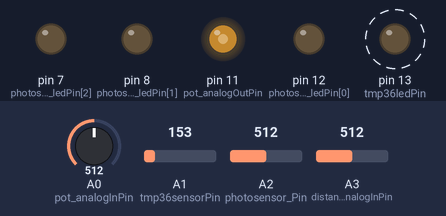
A sketch run on a simulated Arduino Mega 2560, built with avr-gcc and run on an emulated ATmega2560. Parts: output pins drawn as LEDs (lit = HIGH). Dashed ring = blinking. Inputs (shaded band) come from the test bench; at power-on: A0 (pot_analogInPin) = 512, A2 (photosensor_Pin) = 512, A1 (tmp36sensorPin) = 153, A3 (distancesensor_analogInPin) = 512. Pins used as bus, display or sensor lines are not drawn.

Above: at 0.8 s.
0.9 s: A0 (pot_analogInPin) set to 716
At 2.83 s:
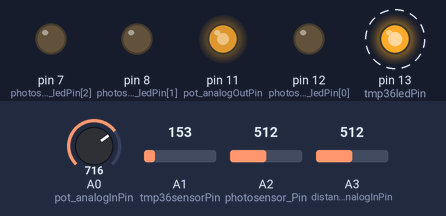
4.4 s: A2 (photosensor_Pin) set to 110
7.9 s: A2 (photosensor_Pin) set to 91
At 9.78 s:
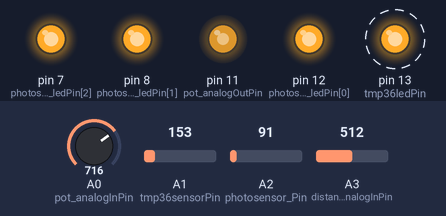
11.4 s: A0 (pot_analogInPin) set to 992
At 14.3 s:
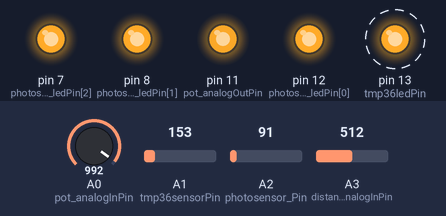
14.9 s: A0 (pot_analogInPin) set to 306
At 15.45 s:
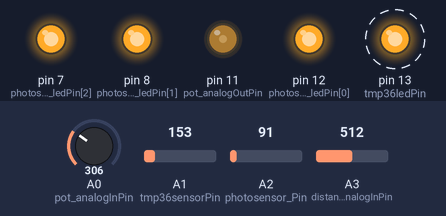
Timing chart, 0 to 19.4 s (numbered marks = the images above; inputs shaded):
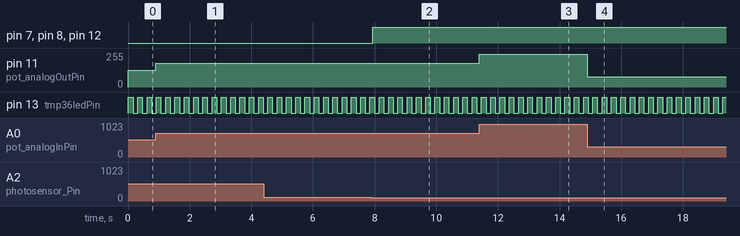

The sketch:

arduino_rtos_adc.ino
```cpp
#include <Arduino_FreeRTOS.h>
#include <semphr.h>

#define Serial Serial1

SemaphoreHandle_t potentiometer_key = NULL;
SemaphoreHandle_t tmp36sensor_key = NULL;
SemaphoreHandle_t photosensor_key = NULL;
SemaphoreHandle_t distancesensor_key = NULL;

void setup() {
  vSemaphoreCreateBinary( potentiometer_key );
  vSemaphoreCreateBinary( tmp36sensor_key );
  vSemaphoreCreateBinary( photosensor_key );
  vSemaphoreCreateBinary( distancesensor_key );

  xTaskCreate(vTaskSerial, NULL, configMINIMAL_STACK_SIZE, NULL, 2, NULL );
  xTaskCreate(vTaskPotentiometer, NULL, configMINIMAL_STACK_SIZE, NULL, 1, NULL );
  xTaskCreate(vTaskTmp36sensor, NULL, configMINIMAL_STACK_SIZE, NULL, 1, NULL );
  xTaskCreate(vTaskPhotosensor, NULL, configMINIMAL_STACK_SIZE, NULL, 1, NULL );
  xTaskCreate(vTaskDistancesensor, NULL, configMINIMAL_STACK_SIZE, NULL, 1, NULL );

  vTaskStartScheduler();

  while(1) ;
}

void loop() {}
```

distancesensor.ino
```cpp
const int distancesensor_analogInPin = A3;
const int distancesensor_analogOutPin[3] = {10,9,6};

int distancesensor_sensorValue = 0;
int distancesensor_outputValue = 0;

void vTaskDistancesensor( void *pvParameters ) {

  while(1) {
    while(xSemaphoreTake( distancesensor_key, portMAX_DELAY) != pdTRUE) { }

    distancesensor_sensorValue = analogRead(distancesensor_analogInPin);
    distancesensor_outputValue = map(distancesensor_sensorValue, 0, 1023, 0, 255);

    for(int i=0;i<3;i++)
      analogWrite(distancesensor_analogOutPin[i], distancesensor_outputValue);

    vTaskDelay(2 / portTICK_PERIOD_MS);

    xSemaphoreGive( distancesensor_key );
  }
}
```

photosensor.ino
```cpp
int photosensor_Pin = A2;
int photosensor_ledPin[3] = {12,8,7};
int photosensor_Value = 0;

void vTaskPhotosensor( void *pvParameters ) {

  for(int i=0;i<3;i++)
    pinMode(photosensor_ledPin[i], OUTPUT);

  while(1) {
    while(xSemaphoreTake( photosensor_key, portMAX_DELAY) != pdTRUE) { }

    photosensor_Value = analogRead(photosensor_Pin);

    if(photosensor_Value < 100)
      for(int i=0;i<3;i++)
        digitalWrite(photosensor_ledPin[i], HIGH);
    else
      for(int i=0;i<3;i++)
        digitalWrite(photosensor_ledPin[i], LOW);

    vTaskDelay(1000 / portTICK_PERIOD_MS);

    xSemaphoreGive( photosensor_key );
  }
}
```

potentiometer.ino
```cpp
const int pot_analogInPin = A0;
const int pot_analogOutPin = 11;

int pot_sensorValue = 0;
int pot_outputValue = 0;

void vTaskPotentiometer( void *pvParameters ) {

  while(1) {
    while(xSemaphoreTake( potentiometer_key, portMAX_DELAY)!=pdTRUE) { }

    pot_sensorValue = analogRead(pot_analogInPin);
    pot_outputValue = map(pot_sensorValue, 0, 1023, 0, 255);
    analogWrite(pot_analogOutPin, pot_outputValue);

    vTaskDelay(2 / portTICK_PERIOD_MS);

    xSemaphoreGive( potentiometer_key );
  }
}
```

serial.ino
```cpp
void showMenu() {
  Serial.print("1. Potentiomter Led Brightness Enable/Disable\n\r");
  Serial.print("2. Tmperature sensor Led Blink Enable/Disable\n\r");
  Serial.print("3. Photo Sensor RGB Led On/Off Enable/Disable\n\r");
  Serial.print("4. Distance Sensor RGB Led Brighness Enable/Disable\n\r");
}

int potentiometer_en = 1;
int tmp36sensor_en = 1;
int photosensor_en = 1;
int distancesensor_en = 1;

void vTaskSerial( void *pvParameters ) {
  Serial.begin(9600);

  showMenu();

  while(1) {
    if (Serial.available() > 0) {
      int userCmd = Serial.read();

      switch(userCmd) {
        case '1':
          potentiometer_en = !potentiometer_en;
          if(potentiometer_en==1)
            xSemaphoreGive( potentiometer_key );
          else if(potentiometer_en==0)
            while(xSemaphoreTake( potentiometer_key, portMAX_DELAY) != pdTRUE) { }
          break;
        case '2':
          tmp36sensor_en = !tmp36sensor_en;
          if(tmp36sensor_en==1)
            xSemaphoreGive( tmp36sensor_key );
          else if(tmp36sensor_en==0)
            while(xSemaphoreTake( tmp36sensor_key, portMAX_DELAY) != pdTRUE) { }
          break;
        case '3':
          photosensor_en = !photosensor_en;
          if(photosensor_en==1)
            xSemaphoreGive( photosensor_key );
          else if(photosensor_en==0)
            while(xSemaphoreTake( photosensor_key, portMAX_DELAY) != pdTRUE) { }
          break;
        case '4':
          distancesensor_en = !distancesensor_en;
          if(distancesensor_en==1)
            xSemaphoreGive(distancesensor_key );
          else if(distancesensor_en==0)
            while(xSemaphoreTake( distancesensor_key, portMAX_DELAY) !=pdTRUE) { }
          break;
        default: break;
      }
    }

    vTaskDelay( 100 / portTICK_PERIOD_MS );
  }
}
```

tmp36.ino
```cpp
int tmp36sensorPin = A1;
int tmp36ledPin = 13;
int tmp36sensorValue = 0;

void vTaskTmp36sensor( void *pvParameters ) {

  pinMode(tmp36ledPin, OUTPUT);

  while(1) {
    while(xSemaphoreTake( tmp36sensor_key, portMAX_DELAY) != pdTRUE) { }

    tmp36sensorValue = analogRead(tmp36sensorPin);

    digitalWrite(tmp36ledPin, HIGH);
    vTaskDelay(tmp36sensorValue / portTICK_PERIOD_MS);

    digitalWrite(tmp36ledPin, LOW);
    vTaskDelay(tmp36sensorValue / portTICK_PERIOD_MS);

    xSemaphoreGive( tmp36sensor_key );
  }
}
```

Measured:
- the behaviour switches between 100 and 99 on A2 (photosensor_Pin) (found by bisection; images 1 and 2)
- after the input at 0.9 s, pin 11 (pot_analogOutPin): 127/255 → 178/255 at once
- after the input at 7.9 s, pin 7 (photosensor_ledPin[2]), pin 8 (photosensor_ledPin[1]), pin 12 (photosensor_ledPin[0]): LOW → HIGH at once
- after the input at 11.4 s, pin 11 (pot_analogOutPin): 178/255 → 247/255 at once
- after the input at 14.9 s, pin 11 (pot_analogOutPin): 247/255 → 76/255 at once
- by itself, pin 13 (tmp36ledPin): alternates HIGH for 0.15 s and LOW for 0.15 s
